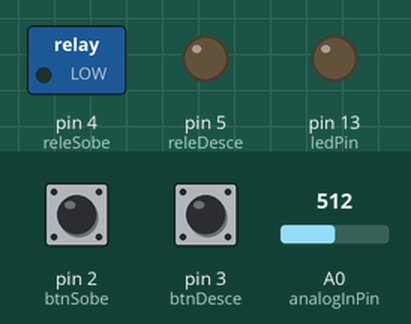
The sketch below on a simulated Arduino Uno, built with avr-gcc and run on an emulated ATmega328P. Parts: switched loads named in the sketch (green lamp = pin HIGH), output pins drawn as LEDs (lit = HIGH). The test bench sets the inputs (shaded band); at power-on: pin 2 (btnSobe) LOW, pin 3 (btnDesce) LOW, A0 (analogInPin) = 512. What the sketch prints to the serial monitor is not drawn.

Above: at 1.2 s.
1.3 s: pin 2 (btnSobe) pulled HIGH for 0.15 s
At 1.38 s:
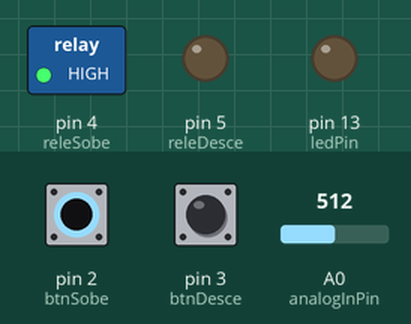
2.9 s: pin 3 (btnDesce) pulled HIGH for 0.15 s
At 2.99 s:
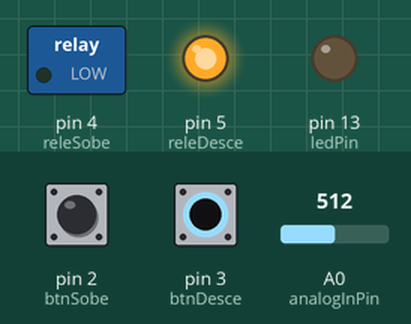
4.5 s: pin 3 (btnDesce) pulled HIGH for 3.2 s
At 8.9 s:
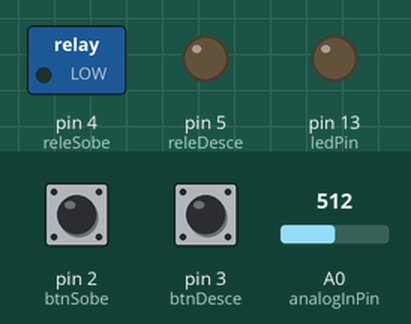
9.2 s: pin 2 (btnSobe) pulled HIGH for 3.2 s
At 10.5 s:
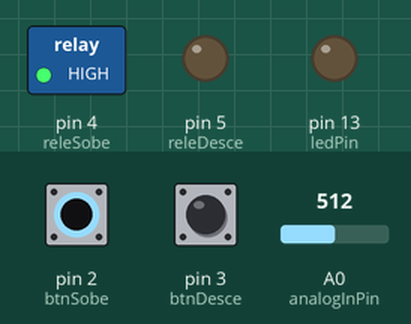
16.9 s: pin 2 (btnSobe) driven HIGH and pin 3 (btnDesce) driven HIGH
At 18.0 s:
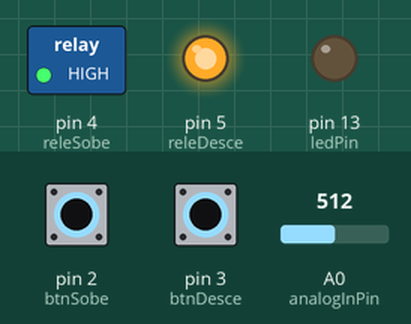
Timing chart, 0 to 19.4 s (numbered marks = the images above; inputs shaded):
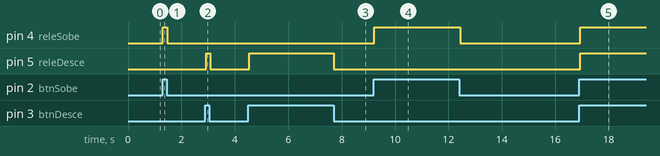

The sketch:

controladora_movimento.ino
```cpp
const int btnSobe = 2;
const int btnDesce = 3;

const int ledPin =  13;

const int analogInPin = A0;

int releSobe = 4; //esquerda
int releDesce = 5; //direita


int buttonState = 0;
int buttonState3 = 0;

int sensorMotor = 0;

void setup() {
  Serial.begin(9600);
  pinMode(releSobe, OUTPUT); //esquerda
  pinMode(releDesce, OUTPUT); //direita
  // inicializa o pino do LED como saida:
  pinMode(ledPin, OUTPUT);

  pinMode(btnSobe, INPUT);
  pinMode(btnDesce, INPUT);
}

void loop() {
  sensorMotor = analogRead(analogInPin); //volante pino 0

  Serial.println("Motor = " );
  Serial.println(sensorMotor);

  // faz a leitura do valor do botao:
  buttonState = digitalRead(btnSobe);

  // verifica se o botao esta pressionado.
  // em caso positivo, buttonState e HIGH:
  if (buttonState == HIGH) {
    // liga o LED:
   // if (sensorMotor > 700) {
      digitalWrite(releSobe, HIGH);
    //}
    //Serial.println("btn Porta 2 Sobe" );
  }
  else {
    // desliga o LED:
    digitalWrite(releSobe, LOW);
    //Serial.println("botao Porta 2 apagado" );
  }


  buttonState3 = digitalRead(btnDesce);
  if (buttonState3 == HIGH) {
    // liga o LED:
    //if (sensorMotor > 20) {
      digitalWrite(releDesce, HIGH);
    //}
    //Serial.println("btn Porta 3 Desce" );
  }
  else {
    // desliga o LED:
    digitalWrite(releDesce, LOW);
    //Serial.println("botao Porta 3 apagado" );
  }

  delay(50);
}
```

Measured:
- after the input at 1.3 s, pin 4 (releSobe): LOW → HIGH at once, → LOW 0.15 s later
- after the input at 2.9 s, pin 5 (releDesce): LOW → HIGH at once, → LOW 0.15 s later
- after the input at 4.5 s, pin 5 (releDesce): LOW → HIGH at once, → LOW 3.2 s later
- after the input at 9.2 s, pin 4 (releSobe): LOW → HIGH at once, → LOW 3.2 s later
- after the input at 16.9 s, pin 4 (releSobe), pin 5 (releDesce): LOW → HIGH at once
